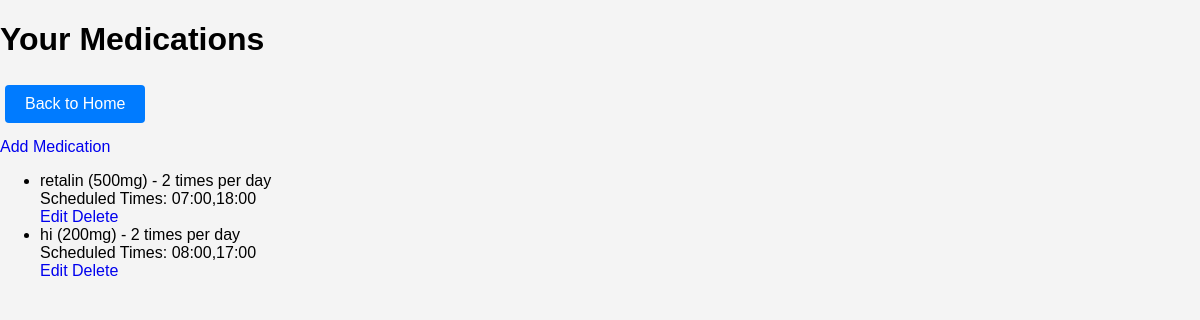
The page /medications/ (signed in) on the database its author committed.
### medications/models.py (models this page shows, shortened)
class Medication(models.Model):
    name = models.CharField(max_length=255)
    times_per_day = models.PositiveIntegerField()  # Times per day the medication should be taken
    dose = models.CharField(max_length=255)  # Medication dose details
    user = models.ForeignKey(User, on_delete=models.CASCADE)
    dose_times = models.JSONField(default=list)  # List of time strings (e.g., ["08:00", "14:00", "20:00"])

### medications/views.py (the view)
# urls.py: path('', medication_list, name='medication_list'),
@login_required
def medication_list(request):
    medications = Medication.objects.filter(user=request.user)
    return render(request, 'medications/medications.html', {'medications': medications})

### templates/medications/medications.html (shortened to what this page needs)
<!DOCTYPE html>
<html lang="en">
<head>
</head>
<body>
    <h1>Your Medications</h1>
    <p>
        <a href="{% url 'home' %}"><button>Back to Home</button></a>
    </p>
    <a href="{% url 'medications:add_medication' %}">Add Medication</a>
    <ul>
        {% for medication in medications %}
            <li>
                {{ medication.name }} ({{ medication.dose }}) - {{ medication.times_per_day }} times per day
                <br>
                Scheduled Times:
                {% if medication.dose_times %}
                    {{ medication.dose_times|join:', ' }}
                {% else %}
                    No scheduled times set.
                {% endif %}
                <br>
                <a href="{% url 'medications:edit_medication' medication.pk %}">Edit</a>
                <a href="{% url 'medications:delete_medication' medication.pk %}">Delete</a>
            </li>
        {% empty %}
            <li>No medications found.</li>
        {% endfor %}
    </ul>
</body>
</html>

### templates/medications/medications.html (style rules this page uses)
body { font-family: Arial, sans-serif; margin: 0; padding: 0; background-color: #f4f4f4; }
p { margin: 0 0 10px; }
a { text-decoration: none; }
button { background-color: #007bff; color: #fff; border: none; padding: 10px 20px; margin: 5px; border-radius: 4px; cursor: pointer; font-size: 16px; }

### rows shown on the page
Medication: name "retalin", dose "500mg", times_per_day "2", dose_times "07:00,18:00"
Medication: name "hi", dose "200mg", times_per_day "2", dose_times "08:00,17:00"
